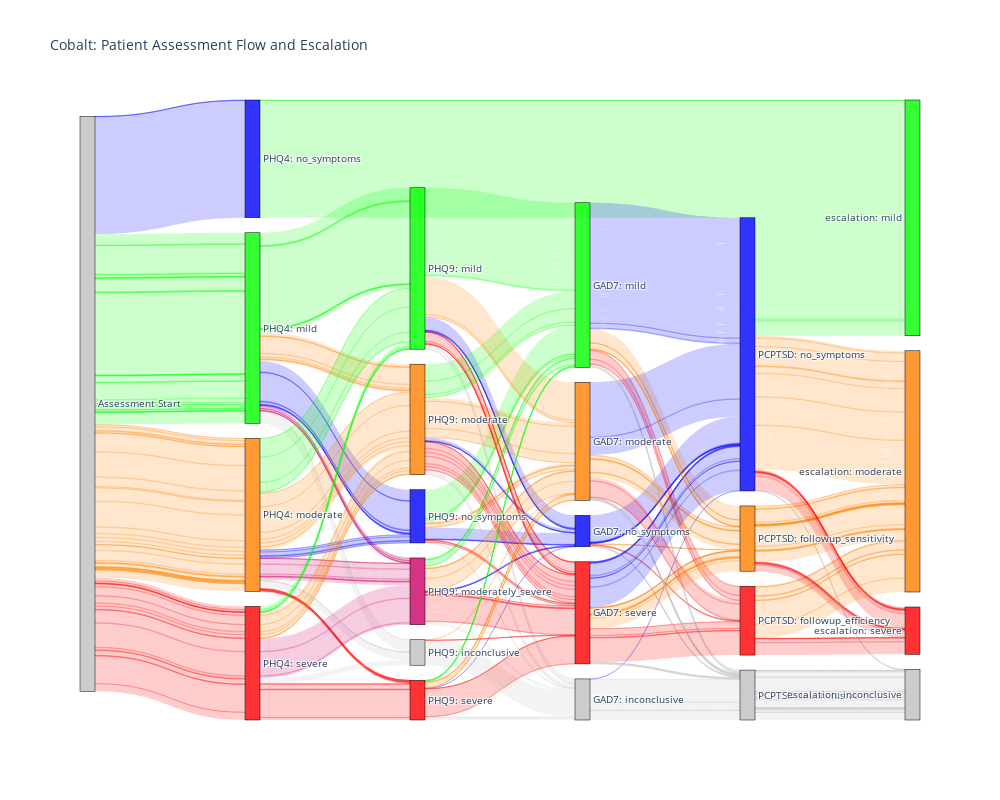

Source (notebook cell):
### Code cell
title = "Cobalt: Patient Assessment Flow and Escalation"
get_sankey_diagram(nodes, links, title)

### Figure 1 — Plotly figure (JSON) as saved in the notebook; plotly's stock layout.template omitted (floating-point values rounded to 4 significant figures; data arrays with more than 128 entries replaced by an {"elided": "..."} marker saying what was removed)
{"data": [{"link": {"color": {"elided": "811 str values"}, "label": {"elided": "811 str values"}, "source": {"elided": "811 int values"}, "target": {"elided": "811 int values"}, "value": {"elided": "811 int values"}}, "node": {"color": ["rgba(192,192,192,0.8)", "rgba(0,0,255,0.8)", "rgba(0,255,0,0.8)", "rgba(255,128,0,0.8)", "rgba(255,0,0,0.8)", "rgba(192,192,192,0.8)", "rgba(0,0,255,0.8)", "rgba(0,255,0,0.8)", "rgba(255,128,0,0.8)", "rgba(204,0,102,0.8)", "rgba(255,0,0,0.8)", "rgba(192,192,192,0.8)", "rgba(0,0,255,0.8)", "rgba(0,255,0,0.8)", "rgba(255,128,0,0.8)", "rgba(255,0,0,0.8)", "rgba(192,192,192,0.8)", "rgba(0,0,255,0.8)", "rgba(255,128,0,0.8)", "rgba(255,0,0,0.8)", "rgba(192,192,192,0.8)", "rgba(0,255,0,0.8)", "rgba(255,128,0,0.8)", "rgba(255,0,0,0.8)", "rgba(192,192,192,0.8)"], "label": ["Assessment Start", "PHQ4: no_symptoms", "PHQ4: mild", "PHQ4: moderate", "PHQ4: severe", "PHQ4: inconclusive", "PHQ9: no_symptoms", "PHQ9: mild", "PHQ9: moderate", "PHQ9: moderately_severe", "PHQ9: severe", "PHQ9: inconclusive", "GAD7: no_symptoms", "GAD7: mild", "GAD7: moderate", "GAD7: severe", "GAD7: inconclusive", "PCPTSD: no_symptoms", "PCPTSD: followup_sensitivity", "PCPTSD: followup_efficiency", "PCPTSD: inconclusive", "escalation: mild", "escalation: moderate", "escalation: severe", "escalation: inconclusive"], "line": {"color": "black", "width": 0.5}, "pad": 15, "thickness": 15}, "type": "sankey", "valueformat": "4d", "valuesuffix": " Patients"}], "layout": {"font": {"size": 10}, "height": 800, "title": {"text": "Cobalt: Patient Assessment Flow and Escalation"}, "width": 1000}}
